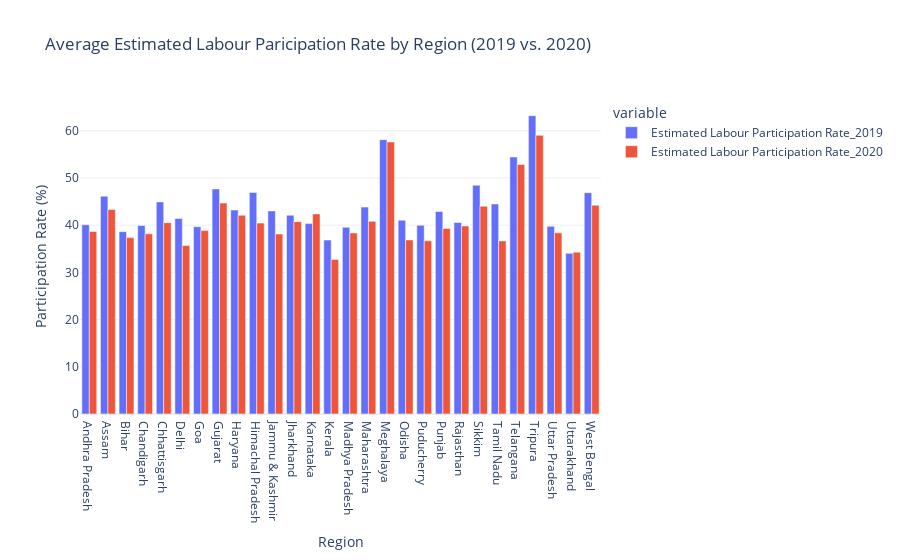

The cell this chart's notebook holds for it:
### Code cell
df_2019 = df[df['Year'] == 2019]
df_2020 = df[df['Year'] == 2020]

avg_labpart_2019 = df_2019.groupby('Region')['Estimated Labour Participation Rate'].mean().reset_index()
avg_labpart_2020 = df_2020.groupby('Region')['Estimated Labour Participation Rate'].mean().reset_index()

combined_df = pd.merge(avg_labpart_2019, avg_labpart_2020, on='Region', suffixes=('_2019', '_2020'))

fig = px.bar(combined_df, x='Region', y=['Estimated Labour Participation Rate_2019', 'Estimated Labour Participation Rate_2020'],
             barmode='group', labels={'value': 'Participation Rate (%)'},
             title='Average Estimated Labour Paricipation Rate by Region (2019 vs. 2020)')

fig.update_layout(
    xaxis_title='Region',
    yaxis_title='Participation Rate (%)',
    template='plotly_white'
)

fig.show()

### Figure 1 — Plotly figure (JSON) as saved in the notebook; plotly's stock layout.template omitted (floating-point values rounded to 4 significant figures)
{"data": [{"alignmentgroup": "True", "hovertemplate": "variable=Estimated Labour Participation Rate_2019<br>Region=%{x}<br>Participation Rate (%)=%{y}<extra></extra>", "legendgroup": "Estimated Labour Participation Rate_2019", "marker": {"color": "#636efa", "pattern": {"shape": ""}}, "name": "Estimated Labour Participation Rate_2019", "offsetgroup": "Estimated Labour Participation Rate_2019", "orientation": "v", "showlegend": true, "textposition": "auto", "type": "bar", "x": ["Andhra Pradesh", "Assam", "Bihar", "Chandigarh", "Chhattisgarh", "Delhi", "Goa", "Gujarat", "Haryana", "Himachal Pradesh", "Jammu & Kashmir", "Jharkhand", "Karnataka", "Kerala", "Madhya Pradesh", "Maharashtra", "Meghalaya", "Odisha", "Puducherry", "Punjab", "Rajasthan", "Sikkim", "Tamil Nadu", "Telangana", "Tripura", "Uttar Pradesh", "Uttarakhand", "West Bengal"], "xaxis": "x", "y": [40.09, 46.14, 38.62, 39.92, 44.91, 41.44, 39.69, 47.68, 43.21, 46.95, 43.02, 42.11, 40.33, 36.85, 39.54, 43.82, 58.12, 41.03, 39.97, 42.91, 40.57, 48.46, 44.49, 54.44, 63.19, 39.75, 34.04, 46.89], "yaxis": "y"}, {"alignmentgroup": "True", "hovertemplate": "variable=Estimated Labour Participation Rate_2020<br>Region=%{x}<br>Participation Rate (%)=%{y}<extra></extra>", "legendgroup": "Estimated Labour Participation Rate_2020", "marker": {"color": "#EF553B", "pattern": {"shape": ""}}, "name": "Estimated Labour Participation Rate_2020", "offsetgroup": "Estimated Labour Participation Rate_2020", "orientation": "v", "showlegend": true, "textposition": "auto", "type": "bar", "x": ["Andhra Pradesh", "Assam", "Bihar", "Chandigarh", "Chhattisgarh", "Delhi", "Goa", "Gujarat", "Haryana", "Himachal Pradesh", "Jammu & Kashmir", "Jharkhand", "Karnataka", "Kerala", "Madhya Pradesh", "Maharashtra", "Meghalaya", "Odisha", "Puducherry", "Punjab", "Rajasthan", "Sikkim", "Tamil Nadu", "Telangana", "Tripura", "Uttar Pradesh", "Uttarakhand", "West Bengal"], "xaxis": "x", "y": [38.66, 43.31, 37.37, 38.17, 40.53, 35.71, 38.86, 44.67, 42.11, 40.44, 38.14, 40.75, 42.38, 32.75, 38.35, 40.82, 57.61, 36.86, 36.67, 39.32, 39.82, 44.01, 36.66, 52.86, 59.02, 38.37, 34.28, 44.23], "yaxis": "y"}], "layout": {"autosize": true, "barmode": "group", "legend": {"title": {"text": "variable"}, "tracegroupgap": 0}, "title": {"text": "Average Estimated Labour Paricipation Rate by Region (2019 vs. 2020)"}, "xaxis": {"anchor": "y", "autorange": true, "domain": [0, 1], "range": [-0.5, 27.5], "title": {"text": "Region"}, "type": "category"}, "yaxis": {"anchor": "x", "autorange": true, "domain": [0, 1], "range": [0, 66.52], "title": {"text": "Participation Rate (%)"}, "type": "linear"}}}
